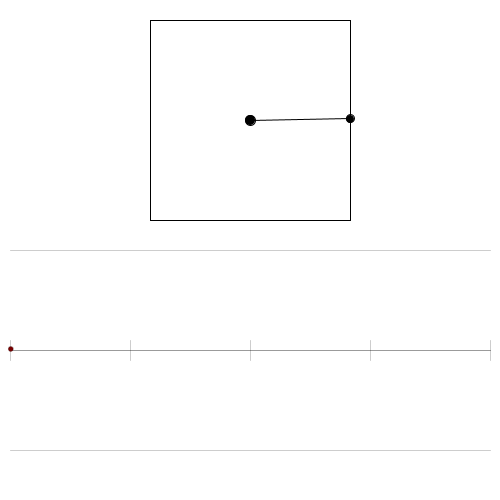
Frame 1 (no input)
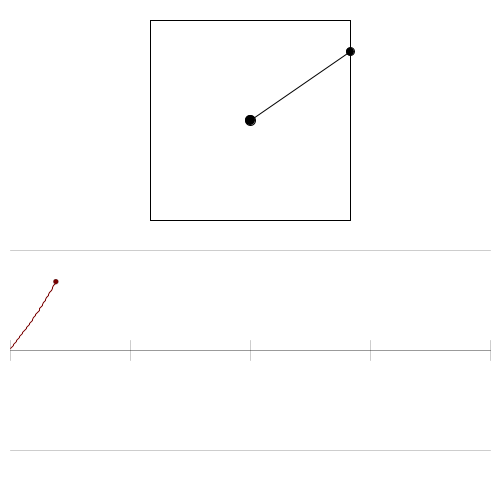
Frame 60 (the mouse pressed at the canvas centre just before this capture)
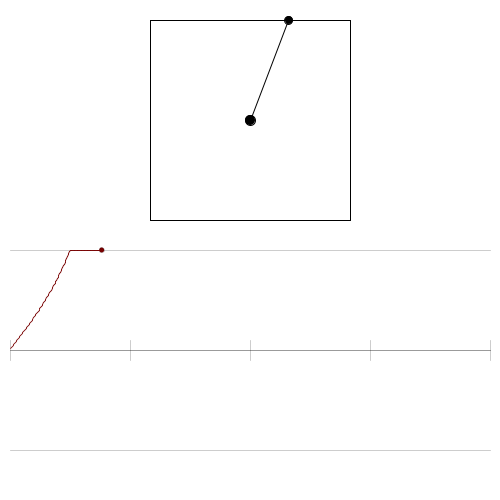
Frame 120 (the mouse held since frame 60 and released just before this capture)

The Processing sketch that drew these frames (run headless with seeded random() and noise(); from frame 60 on, the mouse is pressed at the canvas centre):

// Processing sketch: Squine
// ── Squine.pde
float[] sinX = new float[0];
float[] sinY = new float[0];

float[] cosX = new float[0];
float[] cosY = new float[0];

float[] tanX = new float[0];
float[] tanY = new float[0];

float squinX;
float squinY;

float[] squinXG = new float[0];
float[] squinYG = new float[0];

int circleX = 250;
int circleY = 120;

float autoAngle = 0;

int tailLength = 400;
float angleStep = .01;

Boolean cosOn = false;
Boolean sinOn = false;
Boolean squinOn = true;
Boolean auto = true;

void setup() {
  size(500, 500);
  frameRate(200);
}


void draw() {
  background(255, 255, 255);

  fill(0, 0, 0);
  stroke(0, 0, 0);
  ellipse(circleX, circleY, 10, 10);

  noFill();
  if (sinOn || cosOn) ellipse(circleX, circleY, 200, 200);
  if (squinOn) {
    line(circleX+100, circleY+100, circleX+100, circleY-100);
    line(circleX-100, circleY+100, circleX-100, circleY-100);
    line(circleX+100, circleY+100, circleX-100, circleY+100);
    line(circleX+100, circleY-100, circleX-100, circleY-100);
  }

  float length = sqrt((mouseX-circleX)*(mouseX-circleX) + (mouseY-circleY)*(mouseY-circleY));

  float angle = -atan2(mouseY-circleY, mouseX-circleX);
  if (angle < 0) angle += 2*PI;

  autoAngle += angleStep;
  if (autoAngle >= 2*PI) autoAngle = 0;

  fill(0, 0, 0);
  //ellipse( circleX+100*(mouseX-circleX)/length, circleY+100*(mouseY-circleY)/length, 8, 8);

  if (auto) angle = autoAngle;

  if (sinOn || cosOn) {
    line(circleX, circleY, circleX+100*cos(angle), circleY-100*sin(angle));
    // ellipse on circle
    ellipse(circleX+100*cos(angle), circleY-100*sin(angle), 8, 8);
  }

  if (angle <= PI/4.0 || angle > 7*PI/4.0) {
    //ellipse( circleX+100, circleY+100*(mouseY-circleY)/(mouseX-circleX), 8, 8);
    squinX = 100;
    squinY = -100*tan(angle);//(mouseY-circleY)/(mouseX-circleX);
  }
  if (angle > PI/4.0 && angle <= 3*PI/4.0) {
    //ellipse( circleX-100*(mouseX-circleX)/(mouseY-circleY), circleY-100, 8, 8);
    squinX = 100*1/tan(angle);
    squinY = -100;
  }
  if (angle > 3*PI/4.0 && angle <= 5*PI/4.0) {
    //ellipse( circleX-100, circleY-100*(mouseY-circleY)/(mouseX-circleX), 8, 8);
    squinX = -100;
    squinY = 100*tan(angle);//(mouseY-circleY)/(mouseX-circleX);
  }
  if (angle > 5*PI/4.0 && angle <= 7*PI/4.0) {
    //ellipse( circleX+100*(mouseX-circleX)/(mouseY-circleY), circleY+100, 8, 8);
    squinX = -100*1/tan(angle);
    squinY = +100;
  }

  if(squinOn){
  ellipse(circleX+squinX, circleY+squinY, 8, 8);
  line(circleX, circleY, circleX+squinX, circleY+squinY);}

  drawFunction();
}

void drawFunction() {
  float angle = -atan2(mouseY-circleY, mouseX-circleX);

  if (auto) angle = autoAngle;

  int xOffset = 10;
  int yOffset = 150;

  float yStretch = 100;
  float xStretch = (500-2*xOffset)/(2*PI);

  if (angle < 0) angle += 2*PI;

  stroke(0, 0, 0, 100);
  line(xOffset, (500-yOffset), 500-xOffset, (500-yOffset));
  stroke(0, 0, 0, 50);
  line(xOffset, (500-yOffset)+yStretch, 500-xOffset, (500-yOffset)+yStretch);
  stroke(0, 0, 0, 50);
  line(xOffset, (500-yOffset)-yStretch, 500-xOffset, (500-yOffset)-yStretch);

  line(xOffset, (500-yOffset)+10, xOffset, (500-yOffset)-10);
  line(xOffset + xStretch*PI/2.0, (500-yOffset)+10, xOffset + xStretch*PI/2.0, (500-yOffset)-10);
  line(xOffset + xStretch*2*PI/2.0, (500-yOffset)+10, xOffset + xStretch*2*PI/2.0, (500-yOffset)-10);
  line(xOffset + xStretch*3*PI/2.0, (500-yOffset)+10, xOffset + xStretch*3*PI/2.0, (500-yOffset)-10);
  line(xOffset + xStretch*4*PI/2.0, (500-yOffset)+10, xOffset + xStretch*4*PI/2.0, (500-yOffset)-10);

  /* sin */
  fill(0, 120, 0);
  if (sinOn) ellipse(10 + xStretch*angle, (500-yOffset) - yStretch*sin(angle), 5, 5);

  sinX = append(sinX, 10 + xStretch*angle);
  sinY = append(sinY, (500-yOffset) - yStretch*sin(angle));

  sinY = trimToLength(sinY);
  sinX = trimToLength(sinX);

  /* cos */
  fill(0, 0, 120);
  if (cosOn) ellipse(10 + xStretch*angle, (500-yOffset) - yStretch*cos(angle), 5, 5);

  cosX = append(cosX, 10 + xStretch*angle);
  cosY = append(cosY, (500-yOffset) - yStretch*cos(angle));

  cosY = trimToLength(cosY);
  cosX = trimToLength(cosX);

  /* squin */
  fill(120, 0, 0);
  if (squinOn) ellipse(10 + xStretch*angle, (500-yOffset) + squinY, 5, 5);

  squinXG = append(squinXG, 10 + xStretch*angle);
  squinYG = append(squinYG, (500-yOffset) + squinY);

  squinXG = trimToLength(squinXG);
  squinYG = trimToLength(squinYG);

  /* sec */
  //  fill(120, 0, 0);
  //  ellipse(10 + xStretch*angle, -((500-yOffset) + yStretch*1/cos(angle)), 5, 5);
  //
  //  tanX = append(tanX, 10 + xStretch*angle);
  //  tanY = append(tanY, (500-yOffset) + yStretch*1/cos(angle));


  // Graph last 50 points
  int lookbackLength = tailLength;

  for (int i = max(sinX.length-lookbackLength,0); i < sinX.length-1; i++) {
    stroke(0, 0, 0, 255*(lookbackLength-sinX.length+i)/lookbackLength);

    int fadeAmount = 255*(lookbackLength-sinX.length+i)/lookbackLength;

    stroke(0, 120, 0, fadeAmount);
    if (sqrt(pow(sinX[i]-sinX[i+1], 2)+pow(sinY[i]-sinY[i+1], 2)) < 200 && sinOn) line(sinX[i], sinY[i], sinX[i+1], sinY[i+1]); 

    stroke(0, 0, 120, fadeAmount);
    if (sqrt(pow(cosX[i]-cosX[i+1], 2)+pow(cosY[i]-cosY[i+1], 2)) < 200 && cosOn)line(cosX[i], cosY[i], cosX[i+1], cosY[i+1]);
    //if(sqrt(pow(tanX[i]-tanX[i+1],2)+pow(tanY[i]-tanY[i+1],2)) < 200)line(tanX[i], tanY[i], tanX[i+1], tanY[i+1]);

    stroke(120, 0, 0, fadeAmount);
    if (sqrt(pow(squinXG[i]-squinXG[i+1], 2)+pow(squinYG[i]-squinYG[i+1], 2)) < 200 && squinOn)line(squinXG[i], squinYG[i], squinXG[i+1], squinYG[i+1]);
  }
}





void keyPressed() {

  if (key == 's') sinOn = !sinOn;
  if (key == 'c') cosOn = !cosOn;
  if (key == 'q') squinOn = !squinOn;
  if (key == 'a') auto = !auto;
}


float[] trimToLength(float[] arr) {
  arr = subset(arr, max(arr.length-tailLength, 0));
  return arr;
}
